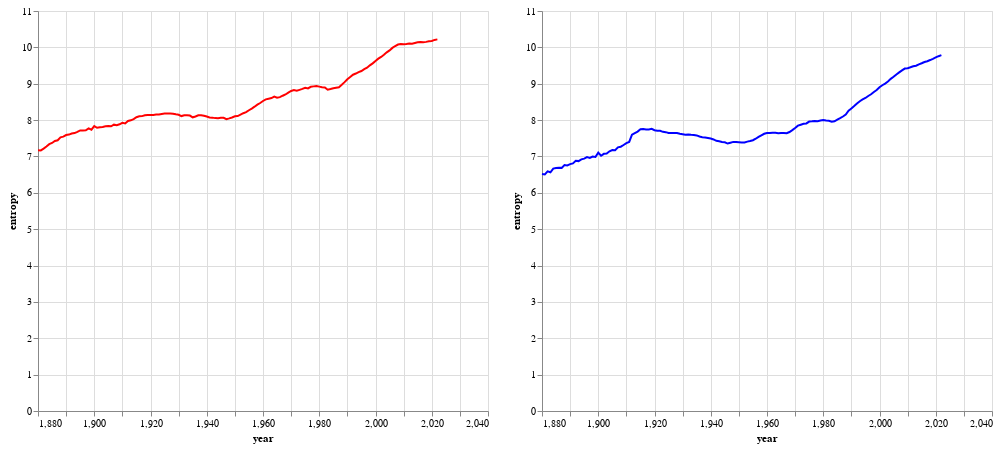

Notebook cell for this chart:
### Code cell
#Calculating Shannon entropy for male/female
data = backup.copy()
data = data[data['thisyear_rank'] <= 100000]
data_F = data[data['M/F'] == 'F']
data_M = data[data['M/F'] == 'M']

#function to calculate Shannon entropy
def shannon_entropy(pcts):
    pcts = pcts[pcts > 0]
    return -np.sum(pcts * np.log2(pcts))

entropy_F = data_F.groupby('year')['thisyear_pct'].apply(shannon_entropy).reset_index().rename(columns={'thisyear_pct': 'entropy'})
entropy_M = data_M.groupby('year')['thisyear_pct'].apply(shannon_entropy).reset_index().rename(columns={'thisyear_pct': 'entropy'})
entropy_diff = pd.merge(entropy_F, entropy_M, how='inner', on='year', suffixes=('_f', '_m'))
entropy_diff['diff'] = entropy_diff['entropy_f'] - entropy_diff['entropy_m']
    
chart_F = alt.Chart(entropy_F).mark_line().encode(
    x='year',
    y='entropy',
    tooltip=['year', 'entropy'],
    color=alt.value('red')
).properties(
    width=450,
    height=400
)
chart_M = alt.Chart(entropy_M).mark_line().encode(
    x='year',
    y='entropy',
    tooltip=['year', 'entropy'],
    color=alt.value('blue')
).properties(
    width=450,
    height=400
)

#display charts
(chart_F | chart_M).resolve_scale(y='shared')

### Figure 1 — Vega-Lite specification as saved in the notebook (floating-point values rounded to 4 significant figures; data arrays with more than 128 entries replaced by an {"elided": "..."} marker saying what was removed)
{"config": {"view": {"continuousWidth": 300, "continuousHeight": 300}}, "hconcat": [{"data": {"name": "data-4a8f75edac14ae81cb3848b0a544ef9c"}, "mark": {"type": "line"}, "encoding": {"color": {"value": "red"}, "tooltip": [{"field": "year", "type": "quantitative"}, {"field": "entropy", "type": "quantitative"}], "x": {"field": "year", "type": "quantitative"}, "y": {"field": "entropy", "type": "quantitative"}}, "height": 400, "width": 450}, {"data": {"name": "data-3179dbeb50c7a5efa5e07da9791c6024"}, "mark": {"type": "line"}, "encoding": {"color": {"value": "blue"}, "tooltip": [{"field": "year", "type": "quantitative"}, {"field": "entropy", "type": "quantitative"}], "x": {"field": "year", "type": "quantitative"}, "y": {"field": "entropy", "type": "quantitative"}}, "height": 400, "width": 450}], "resolve": {"scale": {"y": "shared"}}, "$schema": "https://vega.github.io/schema/vega-lite/v5.16.3.json", "datasets": {"data-4a8f75edac14ae81cb3848b0a544ef9c": {"elided": "143 records"}, "data-3179dbeb50c7a5efa5e07da9791c6024": {"elided": "143 records"}}}
